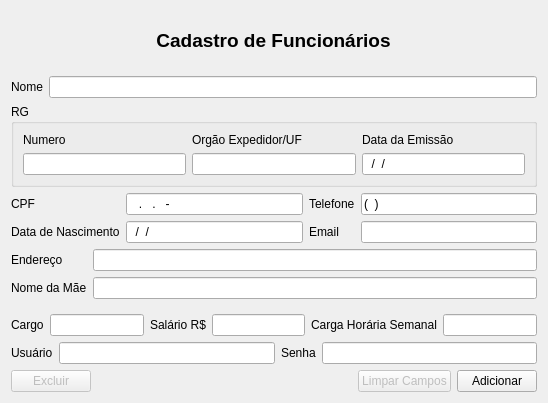
<?xml version="1.0" encoding="UTF-8"?>
<ui version="4.0">
 <class>p_cadastroFuncionario</class>
 <widget class="QWidget" name="p_cadastroFuncionario">
  <property name="geometry">
   <rect>
    <x>0</x>
    <y>0</y>
    <width>548</width>
    <height>403</height>
   </rect>
  </property>
  <property name="windowTitle">
   <string>Cadastro de Funcionários</string>
  </property>
  <layout class="QVBoxLayout" name="verticalLayout_2">
   <item>
    <layout class="QVBoxLayout" name="verticalLayout">
     <item>
      <layout class="QGridLayout" name="gridLayout_2">
       <item row="0" column="0">
        <widget class="QLabel" name="label">
         <property name="sizePolicy">
          <sizepolicy hsizetype="Fixed" vsizetype="Preferred">
           <horstretch>0</horstretch>
           <verstretch>0</verstretch>
          </sizepolicy>
         </property>
         <property name="font">
          <font>
           <pointsize>14</pointsize>
           <weight>75</weight>
           <bold>true</bold>
          </font>
         </property>
         <property name="text">
          <string>&lt;html&gt;&lt;head/&gt;&lt;body&gt;&lt;p align=&quot;center&quot;&gt;Cadastro de Funcionários&lt;/p&gt;&lt;/body&gt;&lt;/html&gt;</string>
         </property>
        </widget>
       </item>
      </layout>
     </item>
     <item>
      <layout class="QGridLayout" name="gridLayout">
       <item row="0" column="0">
        <widget class="QLabel" name="label_2">
         <property name="text">
          <string>Nome</string>
         </property>
        </widget>
       </item>
       <item row="0" column="1">
        <widget class="QLineEdit" name="campNome"/>
       </item>
      </layout>
     </item>
     <item>
      <widget class="QGroupBox" name="groupBox">
       <property name="sizePolicy">
        <sizepolicy hsizetype="Minimum" vsizetype="Fixed">
         <horstretch>0</horstretch>
         <verstretch>0</verstretch>
        </sizepolicy>
       </property>
       <property name="title">
        <string>RG</string>
       </property>
       <layout class="QGridLayout" name="gridLayout_4">
        <item row="0" column="0">
         <widget class="QLabel" name="label_3">
          <property name="text">
           <string>Numero</string>
          </property>
         </widget>
        </item>
        <item row="0" column="1">
         <widget class="QLabel" name="label_4">
          <property name="text">
           <string>Orgão Expedidor/UF</string>
          </property>
         </widget>
        </item>
        <item row="0" column="2">
         <widget class="QLabel" name="label_5">
          <property name="text">
           <string>Data da Emissão</string>
          </property>
         </widget>
        </item>
        <item row="1" column="0">
         <widget class="QLineEdit" name="campRgn"/>
        </item>
        <item row="1" column="1">
         <widget class="QLineEdit" name="campRgo"/>
        </item>
        <item row="1" column="2">
         <widget class="QLineEdit" name="campRgd">
          <property name="inputMask">
           <string>99\/99\/9999</string>
          </property>
         </widget>
        </item>
       </layout>
      </widget>
     </item>
     <item>
      <layout class="QGridLayout" name="gridLayout_3">
       <item row="1" column="0">
        <widget class="QLabel" name="label_10">
         <property name="text">
          <string>Data de Nascimento</string>
         </property>
        </widget>
       </item>
       <item row="0" column="2">
        <widget class="QLabel" name="label_11">
         <property name="text">
          <string>Telefone</string>
         </property>
        </widget>
       </item>
       <item row="0" column="1">
        <widget class="QLineEdit" name="campCpf">
         <property name="inputMask">
          <string>999.999.999-99</string>
         </property>
         <property name="maxLength">
          <number>14</number>
         </property>
        </widget>
       </item>
       <item row="0" column="3">
        <widget class="QLineEdit" name="campTelefone">
         <property name="inputMask">
          <string>\(99\) 99999 9999</string>
         </property>
        </widget>
       </item>
       <item row="0" column="0">
        <widget class="QLabel" name="label_9">
         <property name="text">
          <string>CPF</string>
         </property>
        </widget>
       </item>
       <item row="1" column="1">
        <widget class="QLineEdit" name="campNasc">
         <property name="inputMask">
          <string>99\/99\/9999</string>
         </property>
        </widget>
       </item>
       <item row="1" column="3">
        <widget class="QLineEdit" name="campEmail"/>
       </item>
       <item row="1" column="2">
        <widget class="QLabel" name="label_12">
         <property name="text">
          <string>Email</string>
         </property>
        </widget>
       </item>
      </layout>
     </item>
     <item>
      <layout class="QFormLayout" name="formLayout_2">
       <item row="0" column="0">
        <widget class="QLabel" name="label_13">
         <property name="text">
          <string>Endereço</string>
         </property>
        </widget>
       </item>
       <item row="0" column="1">
        <widget class="QLineEdit" name="campEndereco"/>
       </item>
       <item row="1" column="0">
        <widget class="QLabel" name="label_14">
         <property name="text">
          <string>Nome da Mãe</string>
         </property>
        </widget>
       </item>
       <item row="1" column="1">
        <widget class="QLineEdit" name="campNmae"/>
       </item>
      </layout>
     </item>
     <item>
      <layout class="QGridLayout" name="gridLayout_7">
       <item row="1" column="1">
        <widget class="QLineEdit" name="campCargo"/>
       </item>
       <item row="1" column="3">
        <widget class="QLineEdit" name="campSalario">
         <property name="whatsThis">
          <string>&lt;!DOCTYPE HTML PUBLIC &quot;-//W3C//DTD HTML 4.0//EN&quot; &quot;http://www.w3.org/TR/REC-html40/strict.dtd&quot;&gt;
&lt;html&gt;&lt;head&gt;&lt;meta name=&quot;qrichtext&quot; content=&quot;1&quot; /&gt;&lt;style type=&quot;text/css&quot;&gt;
p, li { white-space: pre-wrap; }
&lt;/style&gt;&lt;/head&gt;&lt;body style=&quot; font-family:'MS Shell Dlg 2'; font-size:8pt; font-weight:400; font-style:normal;&quot;&gt;
&lt;p align=&quot;right&quot; style=&quot;-qt-paragraph-type:empty; margin-top:12px; margin-bottom:12px; margin-left:0px; margin-right:0px; -qt-block-indent:0; text-indent:0px;&quot;&gt;&lt;br /&gt;&lt;/p&gt;&lt;/body&gt;&lt;/html&gt;</string>
         </property>
         <property name="text">
          <string/>
         </property>
         <property name="cursorPosition">
          <number>0</number>
         </property>
        </widget>
       </item>
       <item row="1" column="5">
        <widget class="QLineEdit" name="campCarga"/>
       </item>
       <item row="1" column="0">
        <widget class="QLabel" name="label_6">
         <property name="text">
          <string>Cargo</string>
         </property>
        </widget>
       </item>
       <item row="1" column="2">
        <widget class="QLabel" name="label_7">
         <property name="text">
          <string>Salário R$</string>
         </property>
        </widget>
       </item>
       <item row="1" column="4">
        <widget class="QLabel" name="label_8">
         <property name="text">
          <string>Carga Horária Semanal</string>
         </property>
        </widget>
       </item>
      </layout>
     </item>
     <item>
      <layout class="QGridLayout" name="gridLayout_8">
       <item row="0" column="4">
        <widget class="QLineEdit" name="campSenha">
         <property name="enabled">
          <bool>true</bool>
         </property>
         <property name="echoMode">
          <enum>QLineEdit::Password</enum>
         </property>
        </widget>
       </item>
       <item row="0" column="2">
        <widget class="QLineEdit" name="campUsuario">
         <property name="enabled">
          <bool>true</bool>
         </property>
        </widget>
       </item>
       <item row="0" column="0">
        <widget class="QLabel" name="label_15">
         <property name="text">
          <string>Usuário</string>
         </property>
        </widget>
       </item>
       <item row="0" column="3">
        <widget class="QLabel" name="label_16">
         <property name="text">
          <string>Senha</string>
         </property>
        </widget>
       </item>
      </layout>
     </item>
     <item>
      <layout class="QGridLayout" name="gridLayout_6">
       <item row="0" column="3">
        <widget class="QPushButton" name="b_novo">
         <property name="text">
          <string>Adicionar</string>
         </property>
        </widget>
       </item>
       <item row="0" column="0">
        <widget class="QPushButton" name="b_excluir">
         <property name="enabled">
          <bool>false</bool>
         </property>
         <property name="text">
          <string>Excluir</string>
         </property>
        </widget>
       </item>
       <item row="0" column="1">
        <spacer name="horizontalSpacer">
         <property name="orientation">
          <enum>Qt::Horizontal</enum>
         </property>
         <property name="sizeHint" stdset="0">
          <size>
           <width>40</width>
           <height>20</height>
          </size>
         </property>
        </spacer>
       </item>
       <item row="0" column="2">
        <widget class="QPushButton" name="b_limpar">
         <property name="enabled">
          <bool>false</bool>
         </property>
         <property name="text">
          <string>Limpar Campos</string>
         </property>
        </widget>
       </item>
      </layout>
     </item>
    </layout>
   </item>
  </layout>
 </widget>
 <tabstops>
  <tabstop>campNome</tabstop>
  <tabstop>campRgn</tabstop>
  <tabstop>campRgo</tabstop>
  <tabstop>campRgd</tabstop>
  <tabstop>campCpf</tabstop>
  <tabstop>campTelefone</tabstop>
  <tabstop>campNasc</tabstop>
  <tabstop>campEmail</tabstop>
  <tabstop>campEndereco</tabstop>
  <tabstop>campNmae</tabstop>
  <tabstop>campCargo</tabstop>
  <tabstop>campSalario</tabstop>
  <tabstop>campCarga</tabstop>
  <tabstop>campUsuario</tabstop>
  <tabstop>campSenha</tabstop>
  <tabstop>b_novo</tabstop>
  <tabstop>b_limpar</tabstop>
  <tabstop>b_excluir</tabstop>
 </tabstops>
 <resources/>
 <connections/>
</ui>
